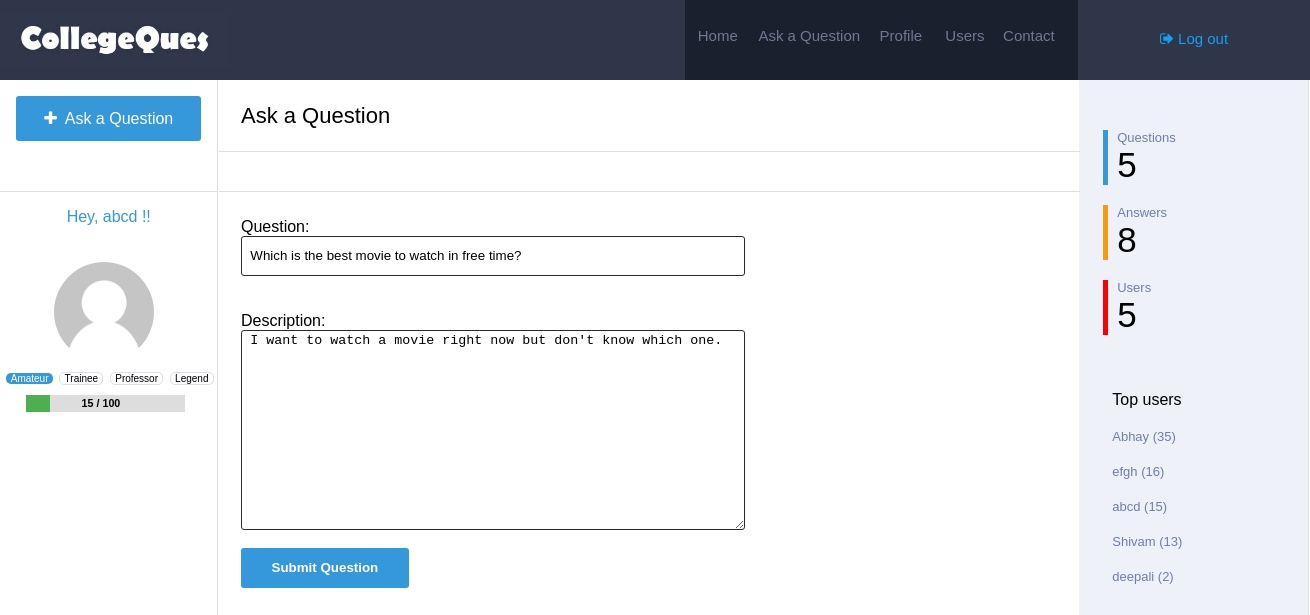
Page /update/1/ (signed in) on the committed database.
### Main/models.py (models this page shows, shortened)
class Question(models.Model):
	user=models.ForeignKey(Profile,on_delete=models.CASCADE)
	question=models.TextField()
	description=models.TextField(null=True, blank=True)
	views=models.IntegerField(default=0)
	answers=models.IntegerField(default=0)
	answered=models.IntegerField(default=0)
	timestamp=models.DateTimeField(auto_now=False, auto_now_add=True)

class Profile(models.Model):
	user=models.ForeignKey(settings.AUTH_USER_MODEL,on_delete=models.CASCADE)
	image=models.ImageField(upload_to=upload_location,null=True,blank=True,)
	location=models.TextField(default="Not mentioned")
	points=models.IntegerField(default=0)
	questions=models.IntegerField(default=0)
	answers=models.IntegerField(default=0)

### Main/views.py (the view, shortened to what this page needs)
# urls.py: url(r'^update/(?P<id>\d+)/$', views.Question_update,name='update'),
@login_required
def Question_update(request, id):
  instance=get_object_or_404(Question,id=id)
  if request.user == instance.user.user:
    top = Profile.objects.all().order_by("-points")[:min(Profile.objects.count(),5)]
    if request.user.is_authenticated:
      profile = get_object_or_404(Profile,user=request.user)
      if profile.points < 100:
        val = str(profile.points)+" / 100"
        percent = float(profile.points)/100*100
      elif profile.points < 1000:
        val = str(profile.points)+" / 1000"
        percent = float(profile.points)/1000*100
      elif profile.points < 2000:
        val = str(profile.points)+" / 2000"
        percent = float(profile.points)/2000*100
      else:
        val = str(profile.points)
        percent = 100
    else:
      profile = get_object_or_404(Profile,id=1)
      val = ""
      percent = 100
    x="/update/" + str(id) + "/"
    context={
      "value":instance.question,
      "description":instance.description,
      "action":x,
      "profile":profile,
      "val":val,
      "percent":percent,"q":Question.objects.count(),"a":Answer.objects.count(),"u":Profile.objects.count(),"top":top
    }
    return render(request,"create.html",context)
  else:
    messages.error(request, "User unauthorized.")
    return HttpResponseRedirect('/')

### templates/create.html (shortened to what this page needs)
{% load static %}
<html>
<head>
<link rel='stylesheet' href='{% static "css/create.css" %}'>
<link rel="stylesheet" href="https://cdnjs.cloudflare.com/ajax/libs/font-awesome/4.7.0/css/font-awesome.min.css">
</head>
<body>
	<div class="navbar">
		<div class="logo">
			<img src='{% static "image/Logo.jpg" %}' style="width: 230px; margin-top: 10px;" />
		</div>
		<div class="search">
		</div>
		<div class="navlinks">
			<h6><a href="{% url "home" %}">Home</a></h6> <h6 style="width: 30%;"><a href="{% url "create" %}">Ask a Question</a></h6> <h6><a href="{% url "profile" id=profile.id %}">Profile</a></h6> <h6><a href="{% url "user" %}">Users</a></h6> <h6><a>Contact</a></h6>
		</div>
		<div class="login" style="font-size: 15px;">
			{% if request.user.is_authenticated %}
			<p><a href="{% url "logout" %}"><i class="fa fa-sign-out" aria-hidden="true"></i> Log out</a></p>
			{% else %}
			<p><a href="{% url "login" %}"><i class="fa fa-sign-in" aria-hidden="true"></i> Log in / Register</a></p>
			{%endif %}
		</div>
	</div>
	<div class="main">
		<div class="links">
			<div id="ask-cont">
			<a href="{% url "create" %}" style="text-decoration: none;"><p class="ask"><i class="fa fa-plus" aria-hidden="true"></i>&nbsp Ask a Question</p></a>
			</div>
			{% if request.user.is_authenticated %}
			<p style="color: #3498db;text-align: center;">Hey, {{ request.user }} !!</p>
			{% if profile.image %}
			<img src='{{ profile.image.url }}' id="image1"/>
			{% else %}
			<img src='{% static "image/default_user.png" %}' id="image1"/>
			{% endif %}
			<div class="rank">
			<p style="background-color: #3498db; border:none;color: white">Amateur</p>
			<p >Trainee</p>
			<p >Professor</p>
			<p >Legend</p>
			<div id="myProgress">
				<h6 style="float: left;margin-left: 35%;margin-top: 2px;">{{ val }}</h6>
			  <div id="myBar" style="width: {{ percent }}%"></div>
			</div>
			</div>
			{% endif %}
		</div>
		<div class="content">
			<table style="width: 100%;border-spacing: 0px;min-height: 100%;">
				<tr>
			<td style="width:100%; float: left;">
				<div class="heading">
					<div class="tab">
						<p>Ask a Question</p>
					</div>
				</div>
			<div class="welcome">
				<div class="tab">
					<p>&nbsp</p>
				</div>
			</div>
			<div id="tab1" class="tabcontent">
				<div class="col-xs-4 login_form">
			        <form id="create_form" method="post" action="{{ action }}">
			                Question: <br/>
			                <input type="text" name="question" value="{{ value }}"" class="form-control" size="50" id="username" required/>
			            <br /><br/><br/>
			                Description: <br/>
			                <textarea name="description" id="username" style="height:200px;">{{ description }}</textarea>
			                <br /><br/>
			        <input type="submit" name="submit" value="Submit Question" id="create"/>
			        </form>
			    </div>
			</div>
		</td>
			<td class="stats" style="padding-top: 30px;vertical-align: top;">
				<div class="bor" style="border-left-color: #3498db">
					<p class="stat_q">Questions</p>
					<p class="stat_a">{{ q }}</p>
				</div>
				<div class="bor" style="border-left-color: #f39c12;">
					<p class="stat_q">Answers</p>
					<p class="stat_a">{{ a }}</p>
				</div>
				<div class="bor" style="border-left-color: red;">
					<p class="stat_q">Users</p>
					<p class="stat_a">{{ u }}</p>
				</div>
				<div class="bor" style="border:none; padding-top: 40px;">
					<p>Top users</p>
					{% for obj in top %}
					<p class="stat_q"><a  href="{% url "profile" id=obj.id %}" style="color: #6f7daf;text-decoration: none;">{{ obj.user }} ({{obj.points}})</a></p>
					{% endfor %}
				</div>
			</td>
		</tr>
	</table>
		</div>
	</div>
</body>
</html>

### static/css/create.css (style rules this page uses)
body { min-width: 1300px; margin: 0px; font-family: sans-serif; }
.navbar { width: 100%; background-color: #2f364a; height:80px; }
.logo { float: left; width:10%; height:100%; }
.search { float: left; height: 100%; width: 42.3%; }
.navlinks { float: left; width:30%; background-color: #19202e; height:100%; }
.navlinks h6 { margin-top:27px; float: left; width:16%; text-align: center; margin-left: 0.3%; }
.navlinks h6 a { text-decoration: none; color: #6f7992; font-weight: normal; font-size:15px; }
.login { float: left; height: 100%; width: 17.7%; text-align: center; }
.login p { margin-top: 30px; }
.login a { text-decoration: none; color: #169ef2; }
.main { width: 100%; }
.links { float: left; top:80px; height: 100%; width:16.6%; }
.ask { margin-left: 7.5%; width:85%; height: 31px; border-style: none; border-radius: 3px; background-color: #3498db; color: white; padding-top: 14px; text-align: center; }
#ask-cont { border-bottom-style: solid; border-bottom-color: #dadfea; border-bottom-width: 1px; height:95px; }
.content { float: left; width: 83.2%; border-right-style: solid; border-right-color: #dadfea; border-right-width: 1px; border-left-style: solid; border-left-color: #dadfea; border-left-width: 1px; height: auto; }
.heading { padding-left: 2.5%; font-size: 22px; border-bottom-style: solid; border-bottom-color: #dadfea; border-bottom-width: 1px; margin-bottom: -1px; }
.welcome { padding-left: 2.5%; font-size: 14px; border-bottom-style: solid; border-bottom-color: #dadfea; border-bottom-width: 1px; }
.stats { background-color: #eef1f7; width:21%; }
.login_form { padding-left: 2.5%; margin-top: 3%; }
#username { width:60%; height:40px; border-radius:3px; padding-left:1%; border-style: solid; border-color: #2a2a2a; border-width: 1px; }
#create { background-color: #3498db; border:none; border-radius:3px; width:20%; height: 40px; color:white; font-weight: bold; }
.welcome p { width: 10%; text-align: center; margin-bottom: 0px; padding-bottom: 11px; cursor: pointer; margin-top: 0px; padding-top: 13px; }
#image1 { width: 100px; height: 100px; border-radius: 50%; margin-top: 20px; margin-left: 25%; }
.rank { margin-left: 2%; }
.rank p { margin-left: 1%; padding-left: 2%; padding-right: 2%; display: inline-block; font-size: 10px; border-style: solid; border-color: #dadfea; border-width: 1px; border-radius: 5px; }
#myProgress { margin-left: 10%; width: 75%; background-color: #ddd; }
#myBar { height: 17px; background-color: #4CAF50; text-align: center; line-height: 30px; color: white; }
.stat_q { font-size: 13px; margin-bottom: 0px; margin-top: 20px; color: #6f7daf; }
.stat_a { font-size: 35px; margin-top: 0px; margin-bottom: 0px; }
.bor { border-left-style: solid; border-left-width: 5px; padding-left: 4%; margin-left: 10%; }

### rows in the picture
Question: question "Which is the best movie to watch in free time?", description "I want to watch a movie right now but don't know which one."
Profile: user "Abhay", points "35"
Profile: user "efgh", points "16"
Profile: user "abcd", points "15"
Profile: user "Shivam", points "13"
Profile: user "deepali", points "2"

### other values in the picture
{{ request.user }} "abcd"
{{ val }} "15 / 100"
{{ q }} "5"
{{ a }} "8"
{{ u }} "5"
